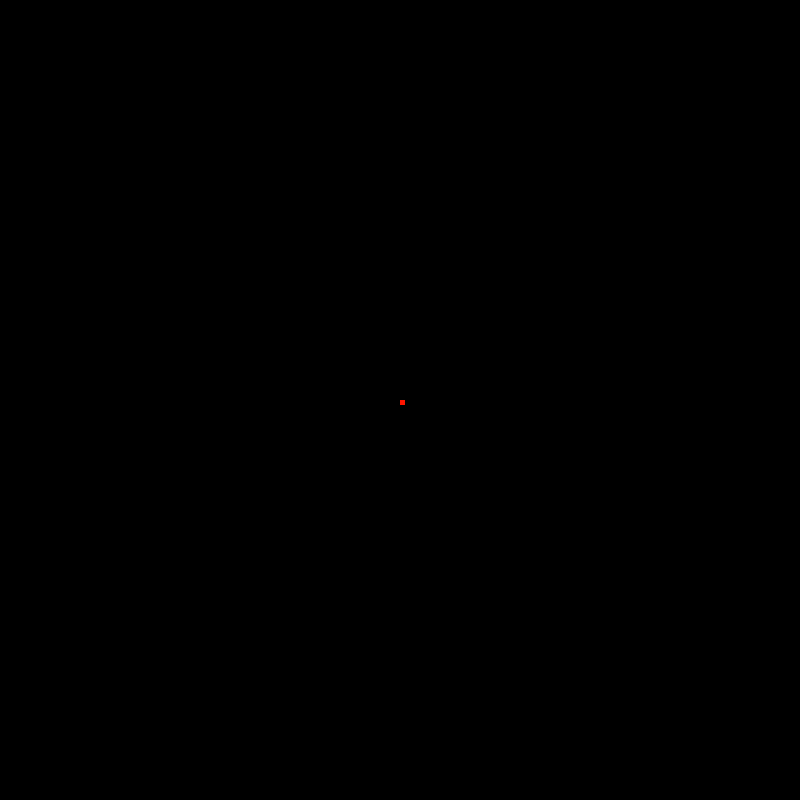
Frame 1 (no input)
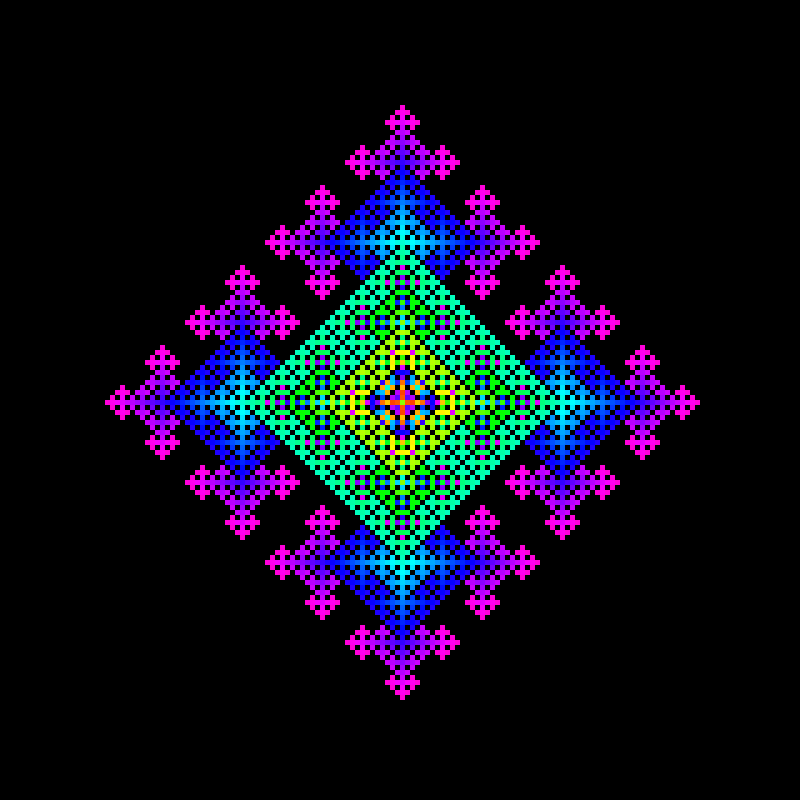
Frame 60 (the mouse pressed at the canvas centre just before this capture)
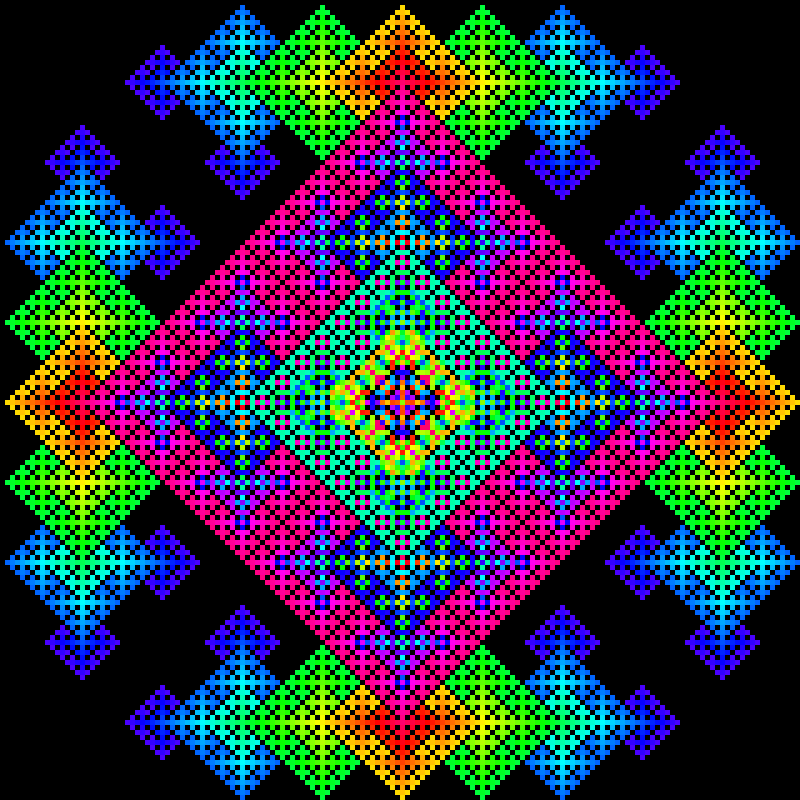
Frame 120 (the mouse held since frame 60 and released just before this capture)

The Processing sketch that drew these frames (run headless with seeded random() and noise(); from frame 60 on, the mouse is pressed at the canvas centre):

// Processing sketch: ulamCATorus
// ── ulamCATorus.pde
// arrays in processing
// declare, create array (how long is it),initalize and use
// declae name and type

// init and create
//int[][] world = new int [80][80];
//int[][] newWorld = new int[80][80];

int [][] world;
int [][] newWorld;
int cols =160;
int rows =160;
int gen =1;
int sz = 5;

void setup() {
  size(800, 800);
  colorMode(HSB, 70);
  noStroke();
  world = new int [cols][rows];
  newWorld = new int [cols][rows];
  background(255);
  //makeRndStart();
  //makeglide();
  // one in the center
  world[rows/2][cols/2] = gen;
  // four on the sides
  /*
  world[40][40] = gen;
  world[120][40] = gen;
  world[40][120] = gen;
  world[120][120] = gen;
  */
  showWorld();
  //frameRate(10);
  //println(newWorld[3][2]);
}


void draw() {
  showWorld();
  
  update();
  gen++;
}


void update() {

  for (int j=0; j< world.length; j++) {  // row or y    
    for (int i=0; i< world[j].length; i++) { // column or x  
    float tn = world[(j+1+rows)%rows][i] +world[(j-1+rows)%rows][i] +world[j][(i-1+cols)%cols] +world[j][(i+1+cols)%cols];
    tn = (tn/(gen));  // you can use modulo to stop it from growing
    //tn= (tn/(gen%30)); // only grows out 30 generations
   
    if (tn == 1.0){
      
      newWorld[j][i] = gen+1;
       println(gen,tn, gen%4);
      
    }
      
    }
  }

  // arrayCopy(newWorld,world); this does not work  need to manually copy the array

  for (int j=0; j< world.length; j++) {  //  
    for (int i=0; i< world[j].length; i++) {
      world[j][i] = newWorld[j][i];
    }
  }
}


 
 
 

void showWorld() {
  for (int j=0; j< world.length; j++) {  // row or y
    for (int i=0; i< world[j].length; i++) { // column or x
      if (world[j][i] > 0) {
        fill(world[j][i]%70, 70, 70); // color from generation
        //fill(20,140,140); // single color harder to see changes but can still see them
      } else {
        fill(0);
      }
      rect(i*sz, j*sz, sz, sz); // sz maps to display
    }
  }
}
